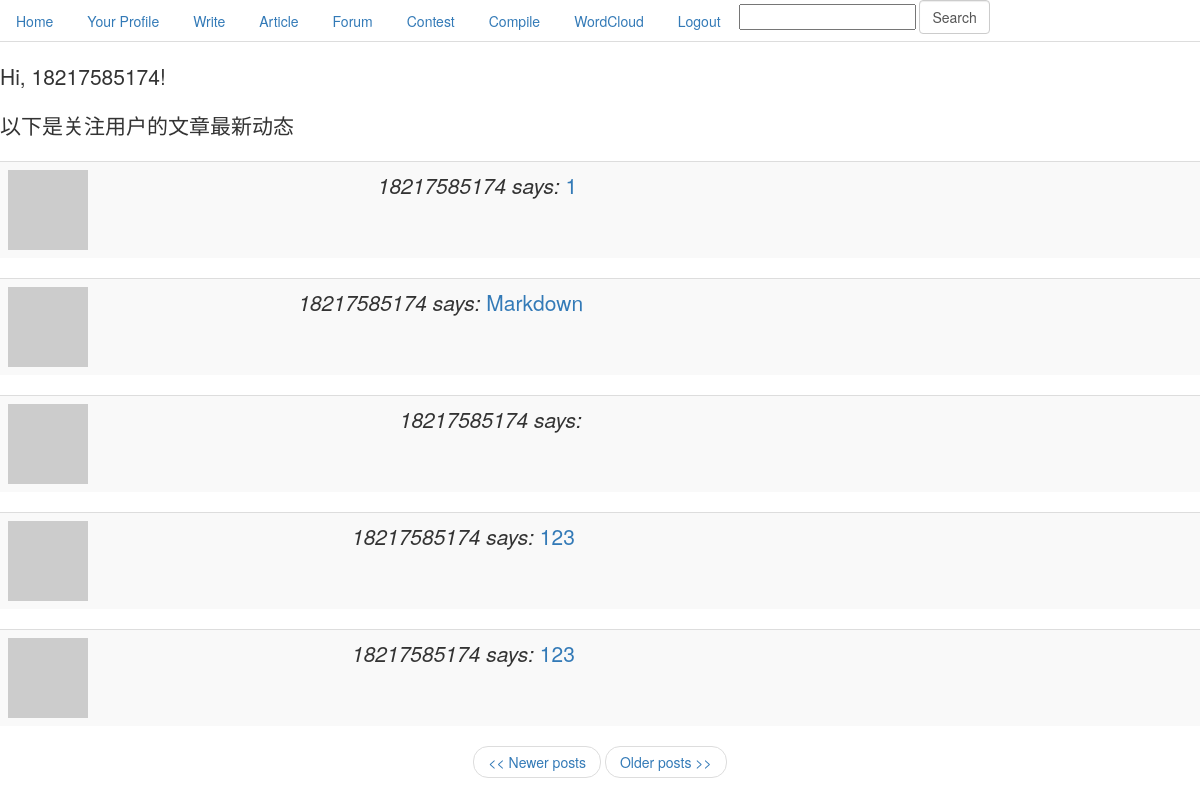
The page /index (signed in) on the database as committed earlier.
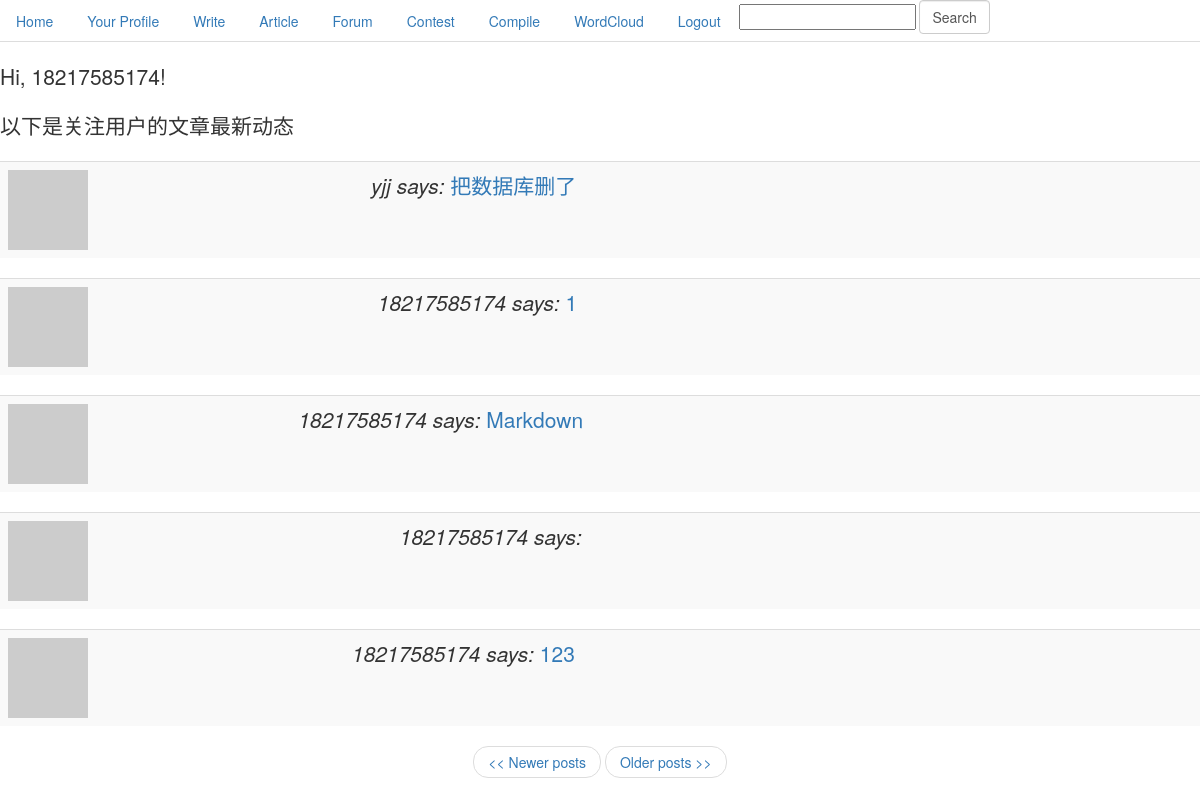
The same page on the database as committed later.
### app/models.py (models this page shows, shortened)
class Post(db.Model):
    __searchable__ = ['body', 'title']
    id = db.Column(db.Integer, primary_key=True)
    title = db.Column(db.String(100))
    body = db.Column(db.String(140))
    timestamp = db.Column(db.DateTime)
    user_id = db.Column(db.Integer, db.ForeignKey('user.id'))

class User(db.Model):
    id = db.Column(db.Integer, primary_key=True)
    nickname = db.Column(db.String(64), index=True, unique=True)
    email = db.Column(db.String(120), index=True, unique=True)
    password = db.Column(db.String(120), index=True)
    posts = db.relationship('Post', backref='author', lazy='dynamic')
    cards = db.relationship('Card', backref='participant')
    about_me = db.Column(db.String(140))
    last_seen = db.Column(db.DateTime)
    followed = db.relationship('User',
                               secondary=followers,
                               primaryjoin=(followers.c.follower_id == id),
                               secondaryjoin=(followers.c.followed_id == id),
                               backref=db.backref('followers', lazy='dynamic'),
                               lazy='dynamic')
    def followed_posts(self):
        return Post.query.join(followers, (followers.c.followed_id == Post.user_id)).filter(
            followers.c.follower_id == self.id).order_by(Post.timestamp.desc())
    is_authenticated = True
    is_active = True
    is_anonymous = False
    def avatar(self, size):
        return 'http://www.gravatar.com/avatar/' + md5(self.email.encode('utf8')).hexdigest() + '?d=mm&s=' + str(size)

### app/views.py (the view)
@app.route('/', methods=['GET', 'POST'])
@app.route('/index', methods=['GET', 'POST'])
@app.route('/index/<int:page>', methods=['GET', 'POST'])
@login_required
def index(page=1):
    posts = g.user.followed_posts().paginate(page, POSTS_PER_PAGE, False)
    return render_template('index.html',
        title='Home',
        posts=posts)

### app/forms.py
class SearchForm(Form):
    search = StringField('search', validators=[DataRequired()])

### app/views.py (called while the page is built)
@app.before_request
def before_request():
    g.user = current_user
    g.search_form = SearchForm()
    if g.user.is_authenticated:
        g.user.last_seen = datetime.utcnow()
        db.session.add(g.user)
        db.session.commit()

@lm.user_loader
def load_user(id):
    return User.query.get(int(id))

### app/templates/index.html
{% extends "base.html" %}
{% block content %}
<h1 class="lead">Hi, {{g.user.nickname}}!</h1>
<p class="lead">以下是关注用户的文章最新动态</p>
{% for post in posts.items %}
    {% include 'post.html' %}
{% endfor %}
<nav>
    <ul class="pager">
{% if posts.has_prev %}<li><a href="{{ url_for('index', page = posts.prev_num) }}"><< Newer posts</a></li>{% else %}<li><a href="#"><< Newer posts</a></li>{% endif %}
{% if posts.has_next %}<li><a href="{{ url_for('index', page = posts.next_num) }}">Older posts >></a></li>{% else %}<li><a href="#">Older posts >></a></li>{% endif %}
    </ul>
</nav>
{% endblock %}

### app/templates/post.html
<table class="table table-striped table-hover">
    <tr class="lead">
        <td><a href="{{ url_for('user', nickname = post.author.nickname) }}"><img src="{{post.author.avatar(50)}}"></a></td>
        <td><i>{{post.author.nickname}} says:</i>
        <a href="{{ url_for('article', pk = post.id) }}">{{post.title}}</a></td>
    </tr>
</table>

Rows that differ between the two databases and show on the page:
no longer on this page (row unchanged): Post: author.nickname "18217585174", title "123"
added Post: author.nickname "yjj", title "把数据库删了"
